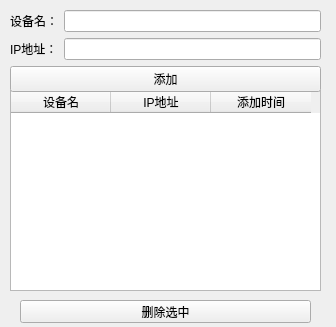
<?xml version="1.0" encoding="UTF-8"?>
<ui version="4.0">
 <class>Form</class>
 <widget class="QWidget" name="Form">
  <property name="geometry">
   <rect>
    <x>0</x>
    <y>0</y>
    <width>336</width>
    <height>327</height>
   </rect>
  </property>
  <property name="windowTitle">
   <string>添加/删除设备界面</string>
  </property>
  <widget class="QTableWidget" name="tableWidget">
   <property name="geometry">
    <rect>
     <x>10</x>
     <y>90</y>
     <width>311</width>
     <height>201</height>
    </rect>
   </property>
   <property name="editTriggers">
    <set>QAbstractItemView::NoEditTriggers</set>
   </property>
   <property name="selectionBehavior">
    <enum>QAbstractItemView::SelectRows</enum>
   </property>
   <property name="showGrid">
    <bool>false</bool>
   </property>
   <property name="gridStyle">
    <enum>Qt::NoPen</enum>
   </property>
   <property name="rowCount">
    <number>5</number>
   </property>
   <property name="columnCount">
    <number>3</number>
   </property>
   <attribute name="horizontalHeaderVisible">
    <bool>true</bool>
   </attribute>
   <attribute name="horizontalHeaderCascadingSectionResizes">
    <bool>false</bool>
   </attribute>
   <attribute name="horizontalHeaderHighlightSections">
    <bool>true</bool>
   </attribute>
   <attribute name="verticalHeaderVisible">
    <bool>false</bool>
   </attribute>
   <attribute name="verticalHeaderHighlightSections">
    <bool>false</bool>
   </attribute>
   <row>
    <property name="text">
     <string/>
    </property>
   </row>
   <row>
    <property name="text">
     <string/>
    </property>
   </row>
   <row>
    <property name="text">
     <string/>
    </property>
   </row>
   <row/>
   <row/>
   <column>
    <property name="text">
     <string>设备名</string>
    </property>
   </column>
   <column>
    <property name="text">
     <string>IP地址</string>
    </property>
   </column>
   <column>
    <property name="text">
     <string>添加时间</string>
    </property>
   </column>
   <item row="0" column="0">
    <property name="text">
     <string/>
    </property>
   </item>
   <item row="0" column="1">
    <property name="text">
     <string/>
    </property>
   </item>
   <item row="0" column="2">
    <property name="text">
     <string/>
    </property>
   </item>
   <item row="1" column="0">
    <property name="text">
     <string/>
    </property>
   </item>
   <item row="1" column="1">
    <property name="text">
     <string/>
    </property>
   </item>
   <item row="2" column="0">
    <property name="text">
     <string/>
    </property>
   </item>
   <item row="2" column="1">
    <property name="text">
     <string/>
    </property>
   </item>
  </widget>
  <widget class="QPushButton" name="remove">
   <property name="geometry">
    <rect>
     <x>20</x>
     <y>300</y>
     <width>291</width>
     <height>23</height>
    </rect>
   </property>
   <property name="text">
    <string>删除选中</string>
   </property>
  </widget>
  <widget class="QWidget" name="">
   <property name="geometry">
    <rect>
     <x>10</x>
     <y>10</y>
     <width>311</width>
     <height>83</height>
    </rect>
   </property>
   <layout class="QVBoxLayout" name="verticalLayout_2">
    <item>
     <layout class="QVBoxLayout" name="verticalLayout">
      <item>
       <layout class="QHBoxLayout" name="horizontalLayout">
        <item>
         <widget class="QLabel" name="label">
          <property name="text">
           <string>设备名：</string>
          </property>
         </widget>
        </item>
        <item>
         <widget class="QLineEdit" name="name"/>
        </item>
       </layout>
      </item>
      <item>
       <layout class="QHBoxLayout" name="horizontalLayout_2">
        <item>
         <widget class="QLabel" name="label_2">
          <property name="text">
           <string>IP地址：</string>
          </property>
         </widget>
        </item>
        <item>
         <widget class="QLineEdit" name="ip"/>
        </item>
       </layout>
      </item>
     </layout>
    </item>
    <item>
     <widget class="QPushButton" name="add">
      <property name="text">
       <string>添加</string>
      </property>
     </widget>
    </item>
   </layout>
  </widget>
 </widget>
 <resources/>
 <connections/>
</ui>
